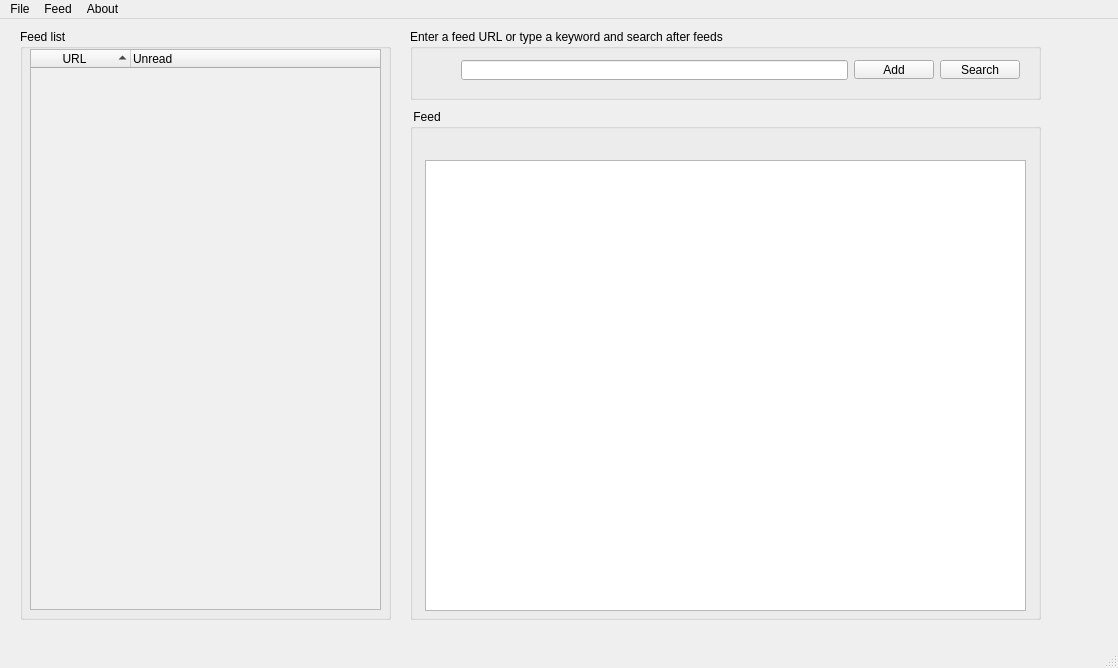
<?xml version="1.0" encoding="UTF-8"?>
<ui version="4.0">
 <class>MainWindow</class>
 <widget class="QMainWindow" name="MainWindow">
  <property name="geometry">
   <rect>
    <x>0</x>
    <y>0</y>
    <width>1118</width>
    <height>668</height>
   </rect>
  </property>
  <property name="contextMenuPolicy">
   <enum>Qt::NoContextMenu</enum>
  </property>
  <property name="windowTitle">
   <string>MainWindow</string>
  </property>
  <widget class="QWidget" name="centralWidget">
   <property name="focusPolicy">
    <enum>Qt::WheelFocus</enum>
   </property>
   <widget class="QGroupBox" name="feedGroupBox">
    <property name="geometry">
     <rect>
      <x>410</x>
      <y>90</y>
      <width>631</width>
      <height>511</height>
     </rect>
    </property>
    <property name="title">
     <string> Feed</string>
    </property>
    <widget class="QTextBrowser" name="feedView">
     <property name="geometry">
      <rect>
       <x>15</x>
       <y>51</y>
       <width>601</width>
       <height>451</height>
      </rect>
     </property>
     <property name="toolTip">
      <string>Displays the feed</string>
     </property>
    </widget>
    <widget class="QLabel" name="urlLabel">
     <property name="geometry">
      <rect>
       <x>20</x>
       <y>10</y>
       <width>461</width>
       <height>31</height>
      </rect>
     </property>
     <property name="styleSheet">
      <string notr="true">QLabel {
	
	font: italic 12pt &quot;Arial&quot;;
}</string>
     </property>
     <property name="text">
      <string/>
     </property>
    </widget>
   </widget>
   <widget class="QGroupBox" name="urlGroupBox">
    <property name="geometry">
     <rect>
      <x>410</x>
      <y>10</y>
      <width>631</width>
      <height>71</height>
     </rect>
    </property>
    <property name="title">
     <string>Enter a feed URL or type a keyword and search after feeds</string>
    </property>
    <property name="flat">
     <bool>false</bool>
    </property>
    <property name="checkable">
     <bool>false</bool>
    </property>
    <widget class="QWidget" name="gridLayoutWidget">
     <property name="geometry">
      <rect>
       <x>40</x>
       <y>20</y>
       <width>581</width>
       <height>41</height>
      </rect>
     </property>
     <layout class="QGridLayout" name="gridLayout">
      <property name="horizontalSpacing">
       <number>6</number>
      </property>
      <property name="verticalSpacing">
       <number>0</number>
      </property>
      <item row="0" column="3">
       <widget class="QPushButton" name="searchButton">
        <property name="sizePolicy">
         <sizepolicy hsizetype="Fixed" vsizetype="Fixed">
          <horstretch>0</horstretch>
          <verstretch>0</verstretch>
         </sizepolicy>
        </property>
        <property name="toolTip">
         <string>Search after a feed</string>
        </property>
        <property name="text">
         <string>Search</string>
        </property>
       </widget>
      </item>
      <item row="0" column="2">
       <widget class="QPushButton" name="addButton">
        <property name="sizePolicy">
         <sizepolicy hsizetype="Fixed" vsizetype="Fixed">
          <horstretch>0</horstretch>
          <verstretch>0</verstretch>
         </sizepolicy>
        </property>
        <property name="toolTip">
         <string>Subscribe to a feed</string>
        </property>
        <property name="text">
         <string>Add</string>
        </property>
       </widget>
      </item>
      <item row="0" column="0">
       <widget class="QLineEdit" name="urlEdit">
        <property name="sizePolicy">
         <sizepolicy hsizetype="Expanding" vsizetype="Fixed">
          <horstretch>0</horstretch>
          <verstretch>0</verstretch>
         </sizepolicy>
        </property>
        <property name="minimumSize">
         <size>
          <width>133</width>
          <height>20</height>
         </size>
        </property>
        <property name="toolTip">
         <string>Enter a feed URL or type a keyword and search after feeds</string>
        </property>
       </widget>
      </item>
     </layout>
    </widget>
   </widget>
   <widget class="QGroupBox" name="groupBox">
    <property name="geometry">
     <rect>
      <x>20</x>
      <y>10</y>
      <width>371</width>
      <height>591</height>
     </rect>
    </property>
    <property name="title">
     <string>Feed list</string>
    </property>
    <widget class="QTreeWidget" name="treeWidget">
     <property name="geometry">
      <rect>
       <x>10</x>
       <y>20</y>
       <width>351</width>
       <height>561</height>
      </rect>
     </property>
     <property name="sizePolicy">
      <sizepolicy hsizetype="Expanding" vsizetype="Expanding">
       <horstretch>0</horstretch>
       <verstretch>0</verstretch>
      </sizepolicy>
     </property>
     <property name="palette">
      <palette>
       <active>
        <colorrole role="Base">
         <brush brushstyle="SolidPattern">
          <color alpha="255">
           <red>240</red>
           <green>240</green>
           <blue>240</blue>
          </color>
         </brush>
        </colorrole>
       </active>
       <inactive>
        <colorrole role="Base">
         <brush brushstyle="SolidPattern">
          <color alpha="255">
           <red>240</red>
           <green>240</green>
           <blue>240</blue>
          </color>
         </brush>
        </colorrole>
       </inactive>
       <disabled>
        <colorrole role="Base">
         <brush brushstyle="SolidPattern">
          <color alpha="255">
           <red>240</red>
           <green>240</green>
           <blue>240</blue>
          </color>
         </brush>
        </colorrole>
       </disabled>
      </palette>
     </property>
     <property name="focusPolicy">
      <enum>Qt::WheelFocus</enum>
     </property>
     <property name="contextMenuPolicy">
      <enum>Qt::NoContextMenu</enum>
     </property>
     <property name="toolTip">
      <string>&lt;!DOCTYPE HTML PUBLIC &quot;-//W3C//DTD HTML 4.0//EN&quot; &quot;http://www.w3.org/TR/REC-html40/strict.dtd&quot;&gt;
&lt;html&gt;&lt;head&gt;&lt;meta name=&quot;qrichtext&quot; content=&quot;1&quot; /&gt;&lt;style type=&quot;text/css&quot;&gt;
p, li { white-space: pre-wrap; }
&lt;/style&gt;&lt;/head&gt;&lt;body style=&quot; font-family:'Segoe UI'; font-size:9pt; font-weight:400; font-style:normal;&quot;&gt;
&lt;p style=&quot; margin-top:0px; margin-bottom:0px; margin-left:0px; margin-right:0px; -qt-block-indent:0; text-indent:0px;&quot;&gt;List of feeds&lt;/p&gt;&lt;/body&gt;&lt;/html&gt;</string>
     </property>
     <property name="autoFillBackground">
      <bool>false</bool>
     </property>
     <property name="selectionBehavior">
      <enum>QAbstractItemView::SelectRows</enum>
     </property>
     <property name="sortingEnabled">
      <bool>true</bool>
     </property>
     <column>
      <property name="text">
       <string>URL</string>
      </property>
      <property name="textAlignment">
       <set>AlignHCenter|AlignVCenter|AlignCenter</set>
      </property>
     </column>
     <column>
      <property name="text">
       <string>Unread</string>
      </property>
     </column>
    </widget>
   </widget>
  </widget>
  <widget class="QMenuBar" name="menuBar">
   <property name="geometry">
    <rect>
     <x>0</x>
     <y>0</y>
     <width>1118</width>
     <height>21</height>
    </rect>
   </property>
   <widget class="QMenu" name="menuFile">
    <property name="title">
     <string>File</string>
    </property>
    <addaction name="actionClose"/>
   </widget>
   <widget class="QMenu" name="menuAbout">
    <property name="title">
     <string>About</string>
    </property>
    <addaction name="actionAbout_Rss_reader"/>
   </widget>
   <widget class="QMenu" name="menuFeed">
    <property name="title">
     <string>Feed</string>
    </property>
    <addaction name="actionAdd_feed"/>
    <addaction name="actionSearch"/>
    <addaction name="actionUpdate"/>
    <addaction name="separator"/>
    <addaction name="actionShow_all_feeds"/>
    <addaction name="actionShow_only_unread_feeds"/>
   </widget>
   <addaction name="menuFile"/>
   <addaction name="menuFeed"/>
   <addaction name="menuAbout"/>
  </widget>
  <widget class="QStatusBar" name="statusBar">
   <property name="sizeGripEnabled">
    <bool>true</bool>
   </property>
  </widget>
  <action name="actionAbout_Rss_reader">
   <property name="text">
    <string>About Rss-reader</string>
   </property>
  </action>
  <action name="actionClose">
   <property name="text">
    <string>Close</string>
   </property>
  </action>
  <action name="actionAdd_feed">
   <property name="text">
    <string>Add</string>
   </property>
   <property name="shortcut">
    <string>Ctrl+A</string>
   </property>
  </action>
  <action name="actionUpdate">
   <property name="text">
    <string>Update</string>
   </property>
   <property name="shortcut">
    <string>Ctrl+U</string>
   </property>
  </action>
  <action name="actionShow_all_feeds">
   <property name="checkable">
    <bool>true</bool>
   </property>
   <property name="enabled">
    <bool>true</bool>
   </property>
   <property name="text">
    <string>Show all</string>
   </property>
   <property name="toolTip">
    <string>&lt;!DOCTYPE HTML PUBLIC &quot;-//W3C//DTD HTML 4.0//EN&quot; &quot;http://www.w3.org/TR/REC-html40/strict.dtd&quot;&gt;
&lt;html&gt;&lt;head&gt;&lt;meta name=&quot;qrichtext&quot; content=&quot;1&quot; /&gt;&lt;style type=&quot;text/css&quot;&gt;
p, li { white-space: pre-wrap; }
&lt;/style&gt;&lt;/head&gt;&lt;body style=&quot; font-family:'MS Shell Dlg 2'; font-size:8.25pt; font-weight:400; font-style:normal;&quot;&gt;
&lt;p style=&quot; margin-top:0px; margin-bottom:0px; margin-left:0px; margin-right:0px; -qt-block-indent:0; text-indent:0px;&quot;&gt;&lt;span style=&quot; font-size:8pt;&quot;&gt;Show all feeds, read and unread.&lt;/span&gt;&lt;/p&gt;&lt;/body&gt;&lt;/html&gt;</string>
   </property>
  </action>
  <action name="actionShow_only_unread_feeds">
   <property name="checkable">
    <bool>true</bool>
   </property>
   <property name="checked">
    <bool>false</bool>
   </property>
   <property name="text">
    <string>Show only unread</string>
   </property>
   <property name="toolTip">
    <string>&lt;!DOCTYPE HTML PUBLIC &quot;-//W3C//DTD HTML 4.0//EN&quot; &quot;http://www.w3.org/TR/REC-html40/strict.dtd&quot;&gt;
&lt;html&gt;&lt;head&gt;&lt;meta name=&quot;qrichtext&quot; content=&quot;1&quot; /&gt;&lt;style type=&quot;text/css&quot;&gt;
p, li { white-space: pre-wrap; }
&lt;/style&gt;&lt;/head&gt;&lt;body style=&quot; font-family:'MS Shell Dlg 2'; font-size:8.25pt; font-weight:400; font-style:normal;&quot;&gt;
&lt;p style=&quot; margin-top:0px; margin-bottom:0px; margin-left:0px; margin-right:0px; -qt-block-indent:0; text-indent:0px;&quot;&gt;&lt;span style=&quot; font-size:8pt;&quot;&gt;Show only unread feeds.&lt;/span&gt;&lt;/p&gt;&lt;/body&gt;&lt;/html&gt;</string>
   </property>
  </action>
  <action name="actionSearch">
   <property name="text">
    <string>Search</string>
   </property>
   <property name="shortcut">
    <string>Ctrl+S</string>
   </property>
  </action>
 </widget>
 <layoutdefault spacing="6" margin="11"/>
 <resources/>
 <connections/>
</ui>
